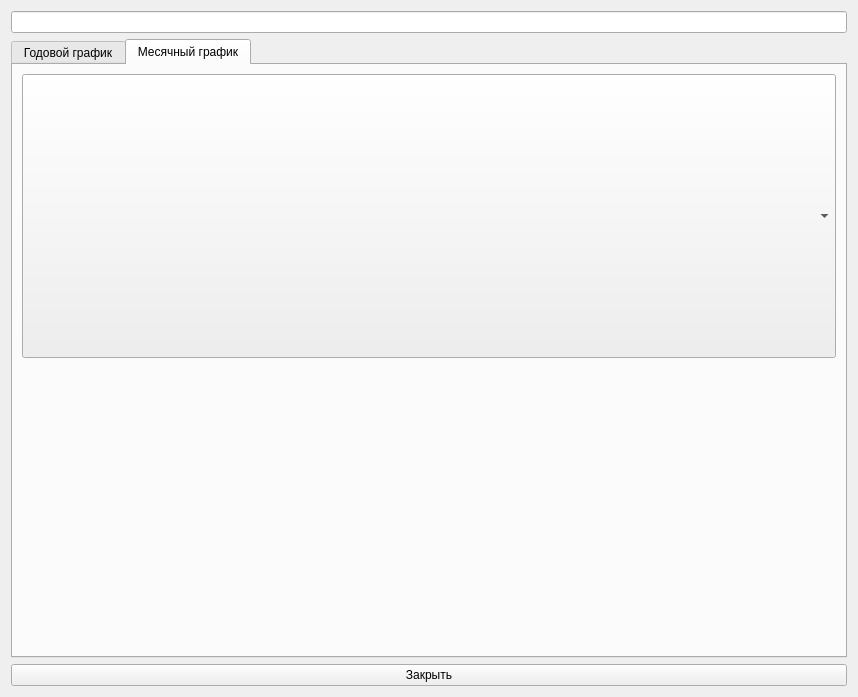
<?xml version="1.0" encoding="UTF-8"?>
<ui version="4.0">
 <class>FlightGraphs</class>
 <widget class="QWidget" name="FlightGraphs">
  <property name="geometry">
   <rect>
    <x>0</x>
    <y>0</y>
    <width>858</width>
    <height>697</height>
   </rect>
  </property>
  <property name="windowTitle">
   <string>Form</string>
  </property>
  <layout class="QVBoxLayout" name="verticalLayout_2">
   <item>
    <widget class="QLineEdit" name="ln_Info"/>
   </item>
   <item>
    <widget class="QTabWidget" name="tbWidget">
     <property name="currentIndex">
      <number>1</number>
     </property>
     <widget class="QWidget" name="tb_Monthly">
      <attribute name="title">
       <string>Годовой график</string>
      </attribute>
      <layout class="QGridLayout" name="gridLayout">
       <item row="0" column="0">
        <widget class="QCustomPlot" name="cPlot_Monthly" native="true"/>
       </item>
      </layout>
     </widget>
     <widget class="QWidget" name="tb_Daily">
      <attribute name="title">
       <string>Месячный график</string>
      </attribute>
      <layout class="QVBoxLayout" name="verticalLayout">
       <item>
        <widget class="QSplitter" name="splitter">
         <property name="orientation">
          <enum>Qt::Horizontal</enum>
         </property>
         <widget class="QComboBox" name="cmb_MonthList"/>
        </widget>
       </item>
       <item>
        <widget class="QCustomPlot" name="cPlot_Daily" native="true"/>
       </item>
      </layout>
     </widget>
    </widget>
   </item>
   <item>
    <widget class="QPushButton" name="btn_Close">
     <property name="text">
      <string>Закрыть</string>
     </property>
    </widget>
   </item>
  </layout>
 </widget>
 <customwidgets>
  <customwidget>
   <class>QCustomPlot</class>
   <extends>QWidget</extends>
   <header location="global">C:\Users\User\source\repos\NetologyCpp\QTCreator\Test_Charts\QCustomPlot\qcustomplot.h</header>
   <container>1</container>
  </customwidget>
 </customwidgets>
 <resources/>
 <connections/>
</ui>
